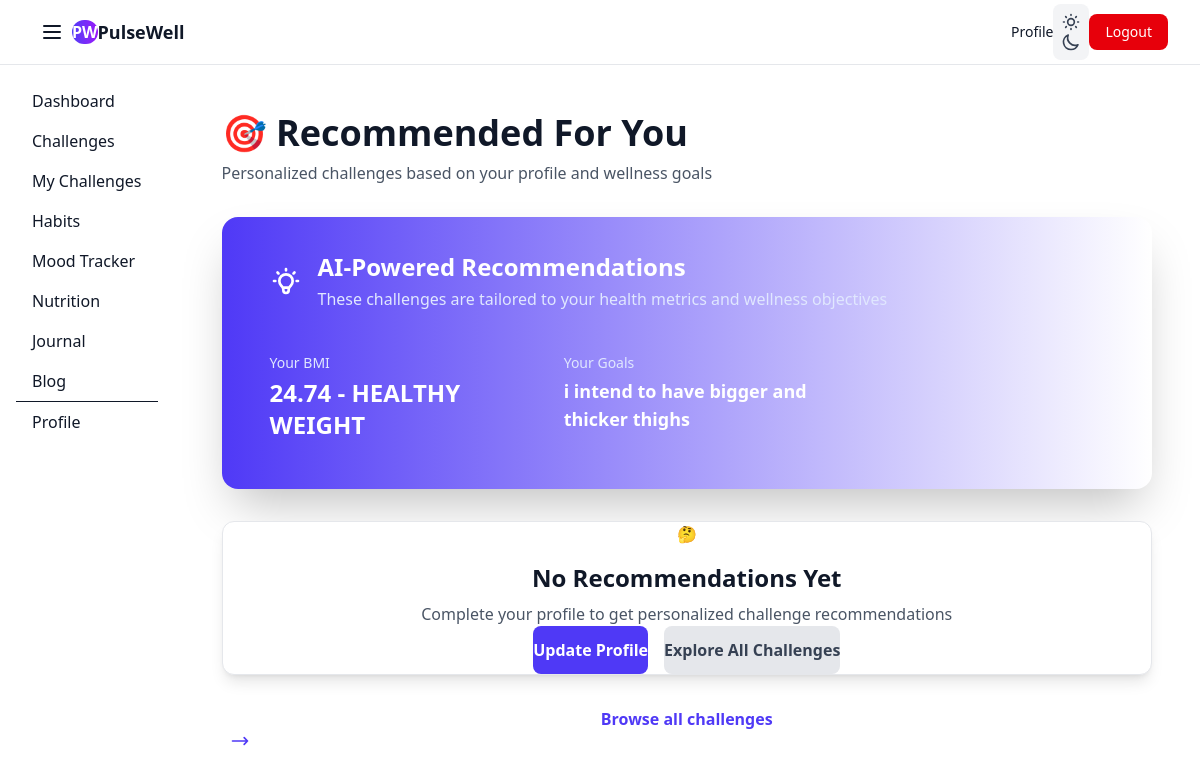
/challenges/recommended/ (signed in), run on the app's committed database.
### account/models.py (models this page shows)
class CustomUser(AbstractUser):
    is_admin = models.BooleanField(default=False)
    is_user = models.BooleanField(default=True)

### profiles/models.py (models this page shows, shortened)
class UserProfile(models.Model):
    GENDER_CHOICES = [
        ('M', 'Male'),
        ('F', 'Female'),
        ('O', 'Other'),
        ('N', 'Prefer not to say'),
    ]
    UNIT_CHOICES = [
        ('metric', 'Metric (kg, cm)'),
        ('imperial', 'Imperial (lbs, inches)'),
    ]
    user = models.OneToOneField(settings.AUTH_USER_MODEL, on_delete=models.CASCADE, related_name='profile')
    profile_picture = models.ImageField(upload_to='profile_pictures/', null=True, blank=True, help_text='Upload your profile picture')
    phone_number = models.CharField(max_length=20, blank=True, null=True, help_text='Your contact number')
    date_of_birth = models.DateField(null=True, blank=True, help_text='Your date of birth')
    gender = models.CharField(max_length=1, choices=GENDER_CHOICES, blank=True, null=True)
    address_line1 = models.CharField(max_length=255, blank=True, null=True, help_text='Street address')
    address_line2 = models.CharField(max_length=255, blank=True, null=True, help_text='Apartment, suite, etc.')
    city = models.CharField(max_length=100, blank=True, null=True)
    state = models.CharField(max_length=100, blank=True, null=True, help_text='State/Province')
    postal_code = models.CharField(max_length=20, blank=True, null=True)
    country = models.CharField(max_length=100, blank=True, null=True)
    height = models.DecimalField(max_digits=5, decimal_places=2, null=True, blank=True, help_text='Height in feet (e.g., 5.8 for 5\'8")')
    weight = models.DecimalField(max_digits=5, decimal_places=2, null=True, blank=True, help_text='Weight in kilograms (kg)')
    unit_preference = models.CharField(max_length=10, choices=UNIT_CHOICES, default='metric')
    bio = models.TextField(blank=True, null=True, help_text='Tell us about yourself and your wellness journey')
    wellness_goals = models.TextField(blank=True, null=True, help_text='Your wellness goals')
    medical_conditions = models.TextField(blank=True, null=True, help_text='Any medical conditions (optional)')
    allergies = models.TextField(blank=True, null=True, help_text='Any allergies (optional)')
    interests = models.ManyToManyField('profiles.Tag', blank=True, related_name='user_profiles')
    profile_visibility = models.BooleanField(default=True, help_text='Make your profile visible to others')
    show_email = models.BooleanField(default=False, help_text='Show email on public profile')
    created_at = models.DateTimeField(auto_now_add=True)
    updated_at = models.DateTimeField(auto_now=True)
    class Meta:
        verbose_name = 'User Profile'
        verbose_name_plural = 'User Profiles'
        ordering = ['-created_at']
    def get_bmi(self):
        if self.height and self.weight:
            height_m = float(self.height) * 0.3048
            return round(float(self.weight) / (height_m ** 2), 2)
        return None
    def get_bmi_category(self):
        bmi = self.get_bmi()
        if bmi:
            if bmi < 18.5:
                return 'UNDERWEIGHT'
            elif bmi < 25:
                return 'HEALTHY WEIGHT'
            elif bmi < 30:
                return 'OVERWEIGHT'
            else:
                return 'OBESE'
        return None

### challenges/views.py (the view, shortened to what this page needs)
# urls.py: path('recommended/', views.recommended_challenges, name='recommended'),
@login_required
def recommended_challenges(request):
    try:
        profile = request.user.profile
    except:
        messages.info(request, 'Complete your profile to get personalized recommendations!')
        return redirect('challenges:explore')
    recommended = []
    bmi = profile.get_bmi()
    if bmi:
        if bmi > 25:
            recommended.extend(
                Challenge.objects.filter(
                    is_active=True,
                    goal_type='weight'
                )[:3]
            )
        elif bmi < 18.5:
            recommended.extend(
                Challenge.objects.filter(
                    is_active=True,
                    goal_type='nutrition'
                )[:3]
            )
    if profile.wellness_goals:
        goals_lower = profile.wellness_goals.lower()
    seen = set()
    unique_recommended = []
    for challenge in recommended:
        if challenge.id not in seen:
            seen.add(challenge.id)
            unique_recommended.append(challenge)
    if not unique_recommended:
        unique_recommended = Challenge.objects.filter(
            is_active=True,
            difficulty='beginner'
        )[:6]
    context = {
        'recommended_challenges': unique_recommended,
        'profile': profile,
    }
    return render(request, 'challenges/recommended.html', context)

### templates/challenges/recommended.html (shortened to what this page needs)
{% extends 'base.html' %}
{% load static %}
{% block content %}
<div class="min-h-screen bg-emerald-950 dark:bg-gray-900 py-8">
    <div class="max-w-7xl mx-auto px-4 sm:px-6 lg:px-8">
        <div class="mb-8">
            <h1 class="text-4xl font-bold text-gray-900 dark:text-white mb-2">
                🎯 Recommended For You
            </h1>
            <p class="text-gray-600 dark:text-gray-400">Personalized challenges based on your profile and wellness goals</p>
        </div>
        <div class="bg-gradient-to-r from-indigo-600 via-purple-600 to-pink-600 rounded-2xl shadow-2xl p-8 mb-8 text-white">
            <div class="flex items-center mb-4">
                <div class="h-16 w-16 bg-white/20 rounded-full flex items-center justify-center mr-4">
                </div>
                <div>
                    <h2 class="text-2xl font-bold mb-1">AI-Powered Recommendations</h2>
                    <p class="text-indigo-100">These challenges are tailored to your health metrics and wellness objectives</p>
                </div>
            </div>
            {% if user.profile %}
            <div class="grid grid-cols-1 md:grid-cols-3 gap-4 mt-6">
                {% if user.profile.height and user.profile.weight %}
                <div class="bg-white/10 rounded-lg p-4">
                    <div class="text-sm text-indigo-100 mb-1">Your BMI</div>
                    <div class="text-2xl font-bold">{{ user.profile.get_bmi }} - {{ user.profile.get_bmi_category }}</div>
                </div>
                {% endif %}
                {% if user.profile.wellness_goals %}
                <div class="bg-white/10 rounded-lg p-4 md:col-span-2">
                    <div class="text-sm text-indigo-100 mb-1">Your Goals</div>
                    <div class="text-lg font-semibold">{{ user.profile.wellness_goals|truncatewords:10 }}</div>
                </div>
                {% endif %}
            </div>
            {% endif %}
        </div>
        {% if challenges %}
        <div class="grid grid-cols-1 md:grid-cols-2 lg:grid-cols-3 gap-6 mb-8">
            {% for challenge in challenges %}
            <div class="bg-white dark:bg-gray-800 rounded-xl shadow-lg overflow-hidden border border-gray-200 dark:border-gray-700 hover:shadow-2xl transition duration-300 transform hover:-translate-y-1">
                <div class="bg-gradient-to-r from-yellow-400 to-orange-500 px-4 py-2 text-center">
                    <span class="text-sm font-bold text-white">⭐ Recommended for Your Goals</span>
                </div>
                {% if challenge.cover_image %}
                <img src="{{ challenge.cover_image.url }}" alt="{{ challenge.title }}" class="w-full h-48 object-cover">
                {% else %}
                <div class="w-full h-48 bg-gradient-to-r from-indigo-500 to-purple-600 flex items-center justify-center">
                    <span class="text-6xl">{{ challenge.badge_icon|default:"🎯" }}</span>
                </div>
                {% endif %}
                <div class="p-6">
                    <div class="flex items-center gap-2 mb-3">
                        <span class="px-3 py-1 bg-indigo-100 dark:bg-indigo-900 text-indigo-800 dark:text-indigo-200 rounded-full text-xs font-semibold">
                            {{ challenge.get_difficulty_display }}
                        </span>
                        <span class="px-3 py-1 bg-purple-100 dark:bg-purple-900 text-purple-800 dark:text-purple-200 rounded-full text-xs font-semibold">
                            {{ challenge.get_goal_type_display }}
                        </span>
                    </div>
                    <h3 class="text-xl font-bold text-gray-900 dark:text-white mb-2">{{ challenge.title }}</h3>
                    <p class="text-gray-600 dark:text-gray-400 text-sm mb-4 line-clamp-2">{{ challenge.short_description }}</p>
                    <div class="grid grid-cols-2 gap-4 mb-4">
                        <div class="bg-gray-50 dark:bg-gray-900 rounded-lg p-3">
                            <div class="text-xs text-gray-500 dark:text-gray-400 mb-1">Duration</div>
                            <div class="text-lg font-bold text-gray-900 dark:text-white">{{ challenge.duration_days }} days</div>
                        </div>
                        <div class="bg-gray-50 dark:bg-gray-900 rounded-lg p-3">
                            <div class="text-xs text-gray-500 dark:text-gray-400 mb-1">Reward</div>
                            <div class="text-lg font-bold text-gray-900 dark:text-white">{{ challenge.points_reward }} pts</div>
                        </div>
                    </div>
                    <div class="bg-yellow-50 dark:bg-yellow-900/20 rounded-lg p-3 mb-4 border border-yellow-200 dark:border-yellow-800">
                        <div class="text-xs text-yellow-700 dark:text-yellow-400 font-semibold mb-1">💡 Why this challenge?</div>
                        <p class="text-xs text-gray-700 dark:text-gray-300">
                            {% if challenge.goal_type == 'weight' %}
                            Great for weight management goals based on your BMI
                            {% elif challenge.goal_type == 'nutrition' %}
                            Excellent for nutritional wellness based on your profile
                            {% elif challenge.goal_type == 'mental_health' %}
                            Perfect for mental wellness and stress management
                            {% elif challenge.goal_type == 'fitness' %}
                            Ideal for improving physical fitness and activity levels
                            {% else %}
                            Aligned with your wellness objectives
                            {% endif %}
                        </p>
                    </div>
                    {% if challenge.id in user_challenge_ids %}
                    <a href="{% url 'challenges:my_challenges' %}" class="block w-full text-center px-6 py-3 bg-green-100 dark:bg-green-900 text-green-800 dark:text-green-200 font-semibold rounded-lg">
                        ✓ Joined
                    </a>
                    {% elif challenge.is_full %}
                    <button disabled class="w-full px-6 py-3 bg-gray-300 dark:bg-gray-700 text-gray-500 dark:text-gray-400 font-semibold rounded-lg cursor-not-allowed">
                        Full
                    </button>
                    {% else %}
                    <a href="{% url 'challenges:detail' slug=challenge.slug %}" class="block w-full text-center px-6 py-3 bg-gradient-to-r from-indigo-600 to-purple-600 hover:from-indigo-700 hover:to-purple-700 text-white font-bold rounded-lg transition duration-200">
                        View Challenge
                    </a>
                    {% endif %}
                </div>
            </div>
            {% endfor %}
        </div>
        {% else %}
        <div class="text-center py-16 bg-white dark:bg-gray-800 rounded-xl shadow-lg border border-gray-200 dark:border-gray-700">
            <div class="text-6xl mb-4">🤔</div>
            <h3 class="text-2xl font-bold text-gray-900 dark:text-white mb-2">No Recommendations Yet</h3>
            <p class="text-gray-600 dark:text-gray-400 mb-6">Complete your profile to get personalized challenge recommendations</p>
            <div class="flex justify-center gap-4">
                <a href="{% url 'profiles:edit' %}" class="inline-block px-6 py-3 bg-indigo-600 hover:bg-indigo-700 text-white font-semibold rounded-lg transition duration-200">
                    Update Profile
                </a>
                <a href="{% url 'challenges:explore' %}" class="inline-block px-6 py-3 bg-gray-200 dark:bg-gray-700 text-gray-700 dark:text-gray-300 font-semibold rounded-lg hover:bg-gray-300 dark:hover:bg-gray-600 transition duration-200">
                    Explore All Challenges
                </a>
            </div>
        </div>
        {% endif %}
        <div class="text-center mt-8">
            <a href="{% url 'challenges:explore' %}" class="inline-flex items-center text-indigo-600 dark:text-indigo-400 hover:text-indigo-800 dark:hover:text-indigo-300 font-semibold">
                Browse all challenges
                <svg class="h-5 w-5 ml-2" fill="none" stroke="currentColor" viewBox="0 0 24 24">
                    <path stroke-linecap="round" stroke-linejoin="round" stroke-width="2" d="M17 8l4 4m0 0l-4 4m4-4H3"></path>
                </svg>
            </a>
        </div>
    </div>
</div>
{% endblock %}

### data on the page
CustomUser: profile.get_bmi "24.74", profile.get_bmi_category "HEALTHY WEIGHT", profile.wellness_goals "i intend to have bigger and thicker thighs"
